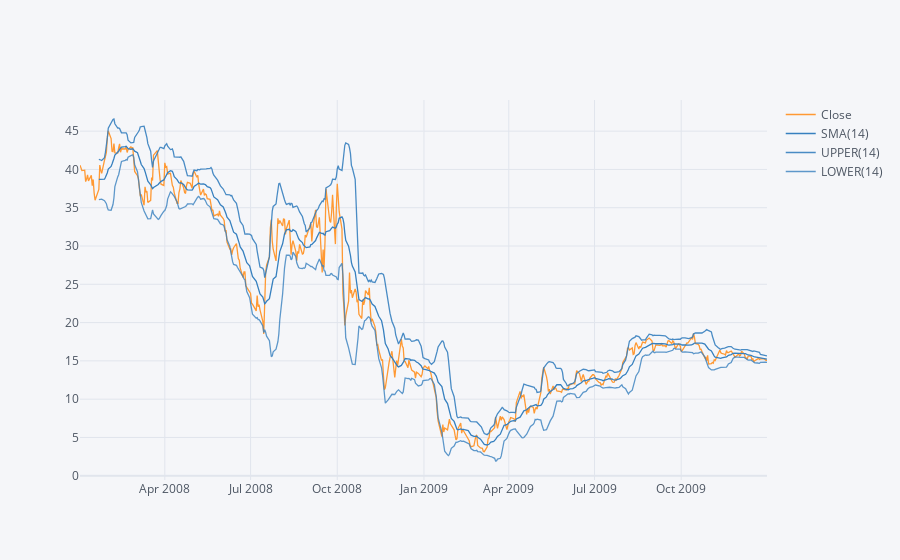

Notebook code for this chart:
### Markdown cell above
**Use .ta_plot(study='boll') to create a Bollinger Band Plot for Bank of America for the years 2008 and 2009.**

### Code cell
BAC.loc[pd.IndexSlice['2008-01-01': '2009-12-31'],'Close'].ta_plot(study='boll')

### Figure 1 — Plotly figure (JSON) as saved in the notebook; plotly's stock layout.template omitted (floating-point values rounded to 4 significant figures; data arrays with more than 128 entries replaced by an {"elided": "..."} marker saying what was removed)
{"data": [{"line": {"color": "rgba(255, 153, 51, 1.0)", "dash": "solid", "shape": "linear", "width": 1.3}, "mode": "lines", "name": "Close", "text": "", "type": "scatter", "x": {"elided": "505 str values"}, "y": {"elided": "505 float values"}}, {"line": {"color": "rgba(55, 128, 191, 1.0)", "dash": "solid", "shape": "linear", "width": 1.3}, "mode": "lines", "name": "SMA(14)", "text": "", "type": "scatter", "x": {"elided": "505 str values"}, "y": {"elided": "505 mixed values"}}, {"line": {"color": "rgba(55, 128, 191, 0.8999999999999999)", "dash": "solid", "shape": "linear", "width": 1.3}, "mode": "lines", "name": "UPPER(14)", "text": "", "type": "scatter", "x": {"elided": "505 str values"}, "y": {"elided": "505 mixed values"}}, {"line": {"color": "rgba(55, 128, 191, 0.7999999999999998)", "dash": "solid", "shape": "linear", "width": 1.3}, "mode": "lines", "name": "LOWER(14)", "text": "", "type": "scatter", "x": {"elided": "505 str values"}, "y": {"elided": "505 mixed values"}}], "layout": {"legend": {"bgcolor": "#F5F6F9", "font": {"color": "#4D5663"}}, "paper_bgcolor": "#F5F6F9", "plot_bgcolor": "#F5F6F9", "title": {"font": {"color": "#4D5663"}}, "xaxis": {"gridcolor": "#E1E5ED", "showgrid": true, "tickfont": {"color": "#4D5663"}, "title": {"font": {"color": "#4D5663"}, "text": ""}, "zerolinecolor": "#E1E5ED"}, "yaxis": {"gridcolor": "#E1E5ED", "showgrid": true, "tickfont": {"color": "#4D5663"}, "title": {"font": {"color": "#4D5663"}, "text": ""}, "zerolinecolor": "#E1E5ED"}}}
